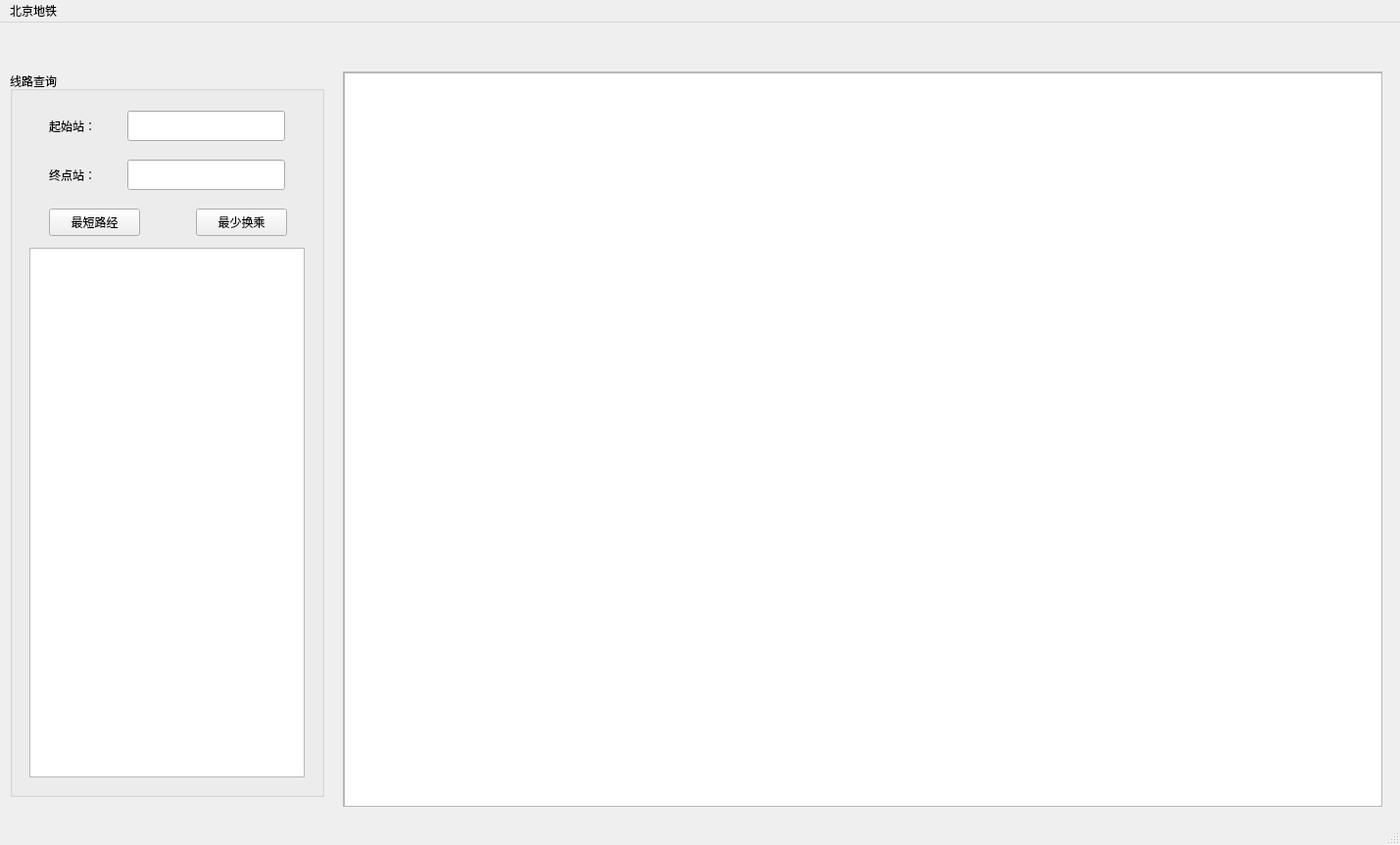
<?xml version="1.0" encoding="UTF-8"?>
<ui version="4.0">
 <class>MainWindow</class>
 <widget class="QMainWindow" name="MainWindow">
  <property name="geometry">
   <rect>
    <x>0</x>
    <y>0</y>
    <width>1429</width>
    <height>863</height>
   </rect>
  </property>
  <property name="windowTitle">
   <string>MainWindow</string>
  </property>
  <widget class="QWidget" name="centralwidget">
   <widget class="QGroupBox" name="groupBox">
    <property name="geometry">
     <rect>
      <x>10</x>
      <y>50</y>
      <width>321</width>
      <height>741</height>
     </rect>
    </property>
    <property name="title">
     <string>线路查询</string>
    </property>
    <widget class="QListWidget" name="listWidget">
     <property name="geometry">
      <rect>
       <x>20</x>
       <y>180</y>
       <width>281</width>
       <height>541</height>
      </rect>
     </property>
     <property name="sizeAdjustPolicy">
      <enum>QAbstractScrollArea::AdjustIgnored</enum>
     </property>
     <property name="verticalScrollMode">
      <enum>QAbstractItemView::ScrollPerItem</enum>
     </property>
     <property name="horizontalScrollMode">
      <enum>QAbstractItemView::ScrollPerItem</enum>
     </property>
     <property name="flow">
      <enum>QListView::LeftToRight</enum>
     </property>
    </widget>
    <widget class="QLabel" name="label">
     <property name="geometry">
      <rect>
       <x>40</x>
       <y>40</y>
       <width>111</width>
       <height>31</height>
      </rect>
     </property>
     <property name="text">
      <string>起始站：</string>
     </property>
    </widget>
    <widget class="QLabel" name="label_2">
     <property name="geometry">
      <rect>
       <x>40</x>
       <y>90</y>
       <width>111</width>
       <height>31</height>
      </rect>
     </property>
     <property name="text">
      <string>终点站：</string>
     </property>
    </widget>
    <widget class="QLineEdit" name="sstation">
     <property name="geometry">
      <rect>
       <x>120</x>
       <y>40</y>
       <width>161</width>
       <height>31</height>
      </rect>
     </property>
     <property name="text">
      <string/>
     </property>
    </widget>
    <widget class="QLineEdit" name="endstation">
     <property name="geometry">
      <rect>
       <x>120</x>
       <y>90</y>
       <width>161</width>
       <height>31</height>
      </rect>
     </property>
     <property name="text">
      <string/>
     </property>
    </widget>
    <widget class="QPushButton" name="short_2">
     <property name="geometry">
      <rect>
       <x>40</x>
       <y>140</y>
       <width>93</width>
       <height>28</height>
      </rect>
     </property>
     <property name="text">
      <string>最短路经</string>
     </property>
    </widget>
    <widget class="QPushButton" name="change">
     <property name="geometry">
      <rect>
       <x>190</x>
       <y>140</y>
       <width>93</width>
       <height>28</height>
      </rect>
     </property>
     <property name="text">
      <string>最少换乘</string>
     </property>
    </widget>
   </widget>
   <widget class="QScrollArea" name="scrollArea">
    <property name="geometry">
     <rect>
      <x>350</x>
      <y>50</y>
      <width>1061</width>
      <height>751</height>
     </rect>
    </property>
    <property name="styleSheet">
     <string notr="true">border-image: url(:/myimage/image/bjdt.jpg);</string>
    </property>
    <property name="widgetResizable">
     <bool>true</bool>
    </property>
    <widget class="QWidget" name="scrollAreaWidgetContents">
     <property name="geometry">
      <rect>
       <x>0</x>
       <y>0</y>
       <width>1061</width>
       <height>751</height>
      </rect>
     </property>
     <widget class="QGraphicsView" name="View">
      <property name="geometry">
       <rect>
        <x>0</x>
        <y>0</y>
        <width>1061</width>
        <height>751</height>
       </rect>
      </property>
     </widget>
    </widget>
   </widget>
  </widget>
  <widget class="QMenuBar" name="menubar">
   <property name="geometry">
    <rect>
     <x>0</x>
     <y>0</y>
     <width>1429</width>
     <height>26</height>
    </rect>
   </property>
   <widget class="QMenu" name="menu">
    <property name="title">
     <string>北京地铁</string>
    </property>
   </widget>
   <addaction name="menu"/>
  </widget>
  <widget class="QStatusBar" name="statusbar"/>
 </widget>
 <resources/>
 <connections/>
</ui>
